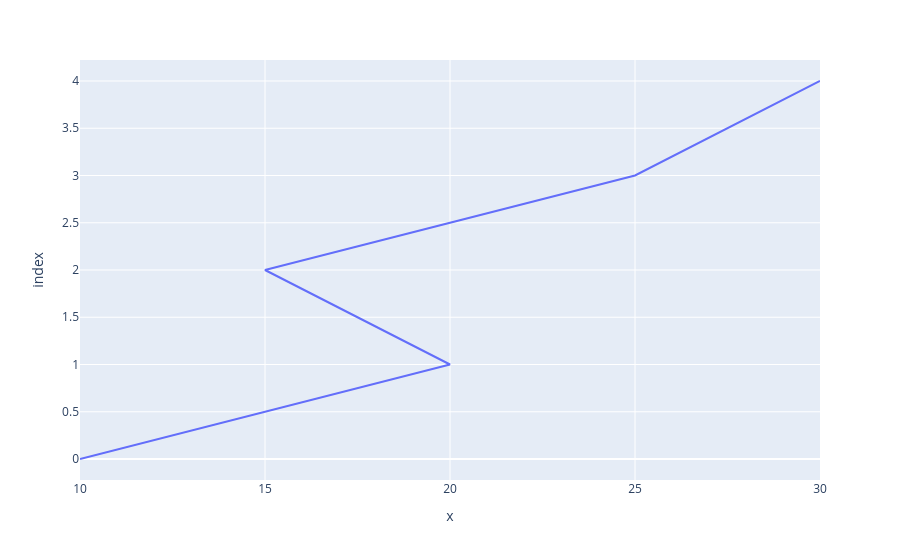

The notebook cell saved with this chart:
### Code cell
x = [1,2,3,4,5]
y = [10,20,15,25,30]
px.line(x,y)

### Figure 1 — Plotly figure (JSON) as saved in the notebook; plotly's stock layout.template omitted (floating-point values rounded to 4 significant figures)
{"data": [{"hovertemplate": "x=%{x}<br>index=%{y}<extra></extra>", "legendgroup": "", "line": {"color": "#636efa", "dash": "solid"}, "marker": {"symbol": "circle"}, "mode": "lines", "name": "", "orientation": "h", "showlegend": false, "type": "scatter", "x": [10, 20, 15, 25, 30], "xaxis": "x", "y": [0, 1, 2, 3, 4], "yaxis": "y"}], "layout": {"autosize": true, "legend": {"tracegroupgap": 0}, "margin": {"t": 60}, "xaxis": {"anchor": "y", "autorange": true, "domain": [0, 1], "range": [10, 30], "title": {"text": "x"}, "type": "linear"}, "yaxis": {"anchor": "x", "autorange": true, "domain": [0, 1], "range": [-0.2222, 4.222], "title": {"text": "index"}, "type": "linear"}}}
